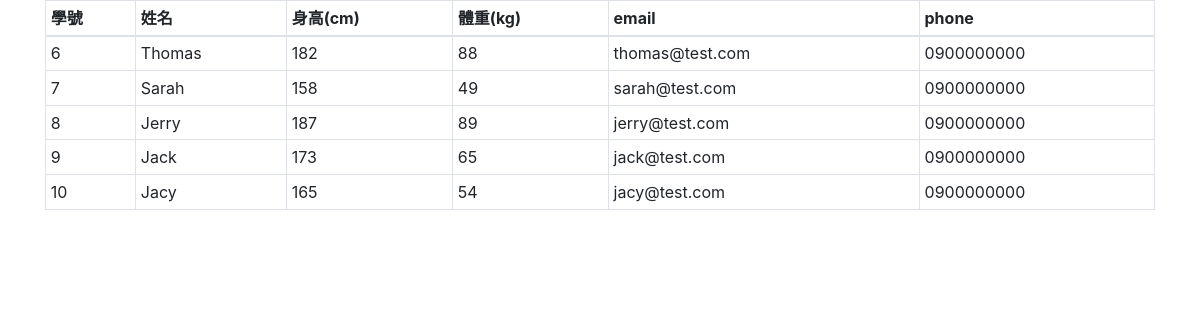
Page /20201103/user_data_limit2.php on the committed database.
### tables this page shows
CREATE TABLE `users` (
  `id` int(6) UNSIGNED NOT NULL,
  `height` float DEFAULT NULL,
  `weight` float DEFAULT NULL,
  `name` varchar(30) DEFAULT NULL,
  `phone` varchar(30) DEFAULT NULL,
  `email` varchar(50) DEFAULT NULL,
  `create_time` datetime DEFAULT NULL,
  `valid` tinyint(4) DEFAULT NULL,
  `birth_date` date DEFAULT NULL
);

### 20201103/user_data_limit2.php (the view, shortened to what this page needs)
<?php
require_once("../db_connect.php");
$page = 2;
$item_per_page = 5;
$start = ($page - 1) * $item_per_page;
$sql = "SELECT * FROM users WHERE valid=1 LIMIT $start,$item_per_page";
$result = $conn->query($sql);
?>
<!doctype html>
<html lang="en">
<head>
    <link rel="stylesheet" href="https://stackpath.bootstrapcdn.com/bootstrap/4.3.1/css/bootstrap.min.css">
</head>
<body>
    <div class="container">
        <div class="table-responsive">
            <table class="table table-bordered table-sm">
                <thead>
                    <tr class="text-nowrap">
                        <th>學號</th>
                        <th>姓名</th>
                        <th>身高(cm)</th>
                        <th>體重(kg)</th>
                        <th>email</th>
                        <th>phone</th>
                    </tr>
                </thead>
                <?php
                if ($result->num_rows > 0) {
                    while ($row = $result->fetch_assoc()) { ?>
                        <tr>
                            <td><?= $row["id"] ?></td>
                            <td><?= $row["name"] ?></td>
                            <td><?= $row["height"] ?></td>
                            <td><?= $row["weight"] ?></td>
                            <td><?= $row["email"] ?></td>
                            <td><?= $row["phone"] ?></td>
                        <tr>
                    <?php  }
                }
                    ?>
            </table>
        </div>
    </div>
</body>
</html>

### rows in the picture
users: id "6", name "Thomas", height "182", weight "88", email "thomas@test.com", phone "0900000000"
users: id "7", name "Sarah", height "158", weight "49", email "sarah@test.com", phone "0900000000"
users: id "8", name "Jerry", height "187", weight "89", email "jerry@test.com", phone "0900000000"
users: id "9", name "Jack", height "173", weight "65", email "jack@test.com", phone "0900000000"
users: id "10", name "Jacy", height "165", weight "54", email "jacy@test.com", phone "0900000000"
